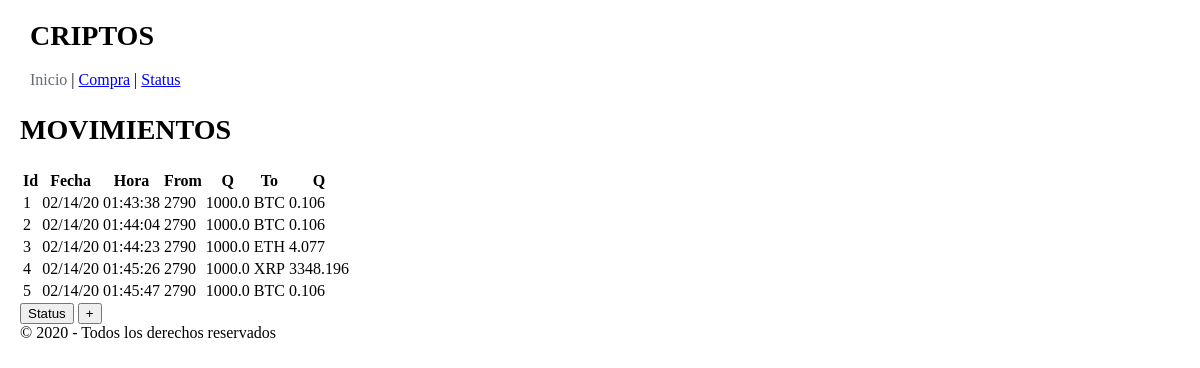
The page / on the database its author committed.
### tables this page shows
CREATE TABLE "Movements" (
	`id`	INTEGER,
	`date`	TEXT,
	`time`	TEXT,
	`from_currency`	INTEGER,
	`from_quantity`	REAL,
	`to_currency`	INTEGER,
	`to_quantity`	REAL,
	PRIMARY KEY(`id`)
);

### criptos/routes.py (the view)
@app.route("/")
def index():
    registros = todosMovDB()
    return render_template("index.html", registros=registros, route="index")

### criptos/routes.py (called while the page is built)
def todosMovDB():
    conn = sqlite3.connect(BASE_DATOS)
    cursor = conn.cursor()
    consulta = 'SELECT id, date, time, from_currency, from_quantity, to_currency, to_quantity FROM Movements;'
    rows = cursor.execute(consulta)
    filas = []
    for row in rows:
        filas.append(row)
    conn.close()
    return filas

### criptos/templates/index.html (shortened to what this page needs)
{% extends "base.html" %}
{% block content %}
    <h1>MOVIMIENTOS</h1>
        <table class="u-full-width">
            <tr>
                <th>Id</th>
                <th>Fecha</th>
                <th>Hora</th>
                <th>From</th>
                <th>Q</th>
                <th>To</th>
                <th>Q</th>
            </tr>
            {% for mov in registros %}
            <tr>
                <td>{{mov[0]}}</td>
                <td>{{mov[1]}}</td>
                <td>{{mov[2]}}</td>
                <td>{{mov[3]}}</td>
                <td>{{mov[4]}}</td>
                <td>{{mov[5]}}</td>
                <td>{{mov[6]}}</td>
            </tr>
            {% endfor %}
        </table>
        <a href="/status"><input type="button" value="Status"></a>
        <a href="/purchase"><input type="button" value="+"></a>
{% endblock %}

### criptos/templates/base.html (shortened to what this page needs)
<html lang="en">
<head>
    <link rel="stylesheet" href="//cdnjs.cloudflare.com/ajax/libs/normalize/5.0.0/normalize.css">
    <link rel="stylesheet" href="//cdnjs.cloudflare.com/ajax/libs/milligram/1.3.0/milligram.css">
    <link rel="stylesheet" href="/static/css/base.css">
</head>
<body>
    <header>
        <h1>CRIPTOS</h1>
        <div id="menu">
            {% if 'index' != route %}
            <a href="/">Inicio</a> |
            {% else%}
            <a class="disable">Inicio</a> |
            {% endif %}
            {% if 'purchase' != route %}
            <a href="/purchase">Compra</a>  |
            {% else%}
            <a class="disable">Compra</a>  |
            {% endif %}
            {% if 'status' != route %}
            <a href="/status">Status</a>
            {% else%}
            <a class="disable">Status</a> |
            {% endif %}
        </div>
    </header>
    <section>
        {% block content %}{% endblock %}
    </section>
    <footer>&copy 2020 - Todos los derechos reservados</footer>
</body>
</html>

### criptos/static/css/base.css (style rules this page uses)
body { margin: 20px; }
header { margin-left: 10px; }
h1 { font-size: 28px; }
#menu { margin-bottom: 25px; }
#menu .disable { color: #606c76; }

### rows shown on the page
Movements: id "1", date "02/14/20", time "01:43:38", from_currency "2790", from_quantity "1000.0", to_currency "BTC", to_quantity "0.106"
Movements: id "2", date "02/14/20", time "01:44:04", from_currency "2790", from_quantity "1000.0", to_currency "BTC", to_quantity "0.106"
Movements: id "3", date "02/14/20", time "01:44:23", from_currency "2790", from_quantity "1000.0", to_currency "ETH", to_quantity "4.077"
Movements: id "4", date "02/14/20", time "01:45:26", from_currency "2790", from_quantity "1000.0", to_currency "XRP", to_quantity "3348.196"
Movements: id "5", date "02/14/20", time "01:45:47", from_currency "2790", from_quantity "1000.0", to_currency "BTC", to_quantity "0.106"
